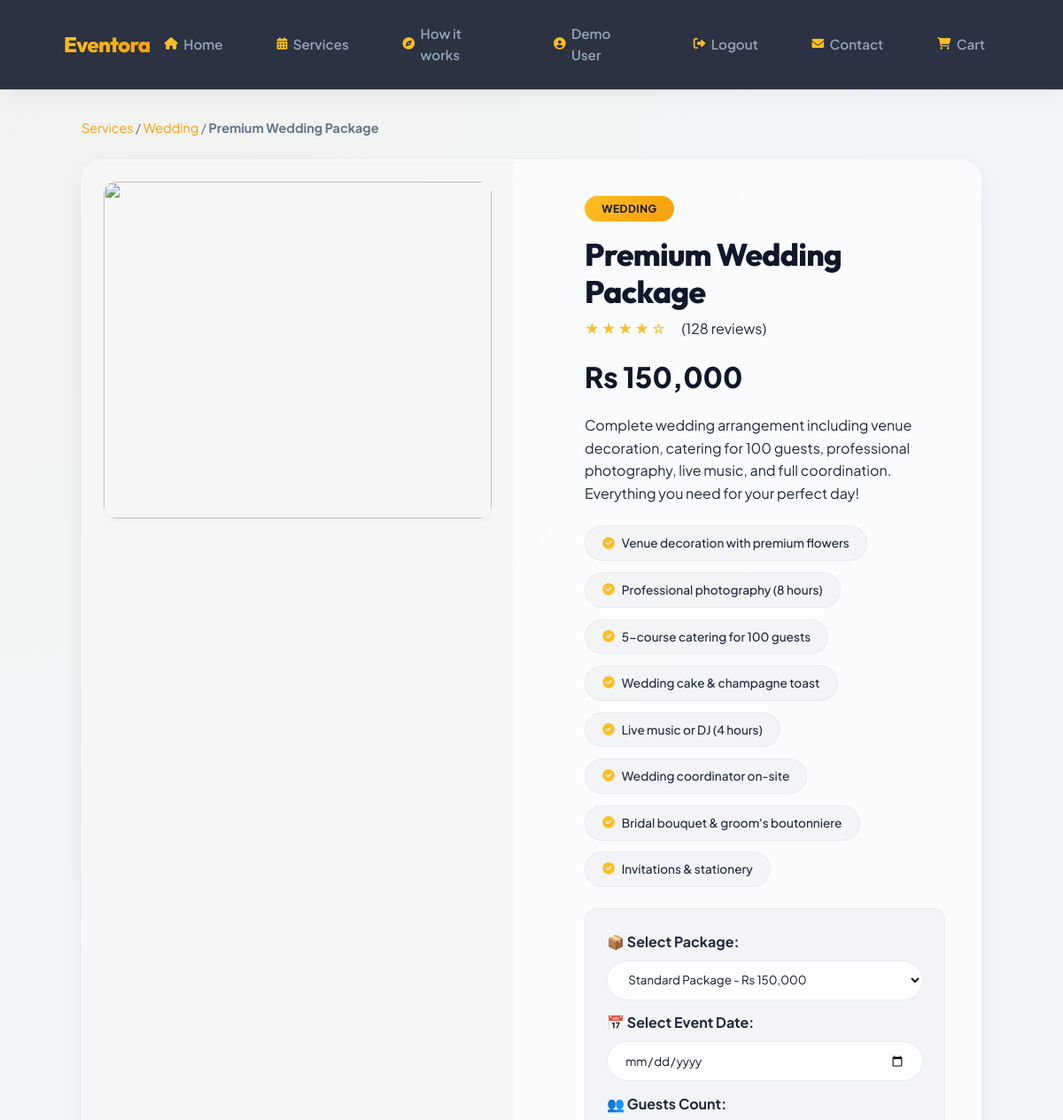
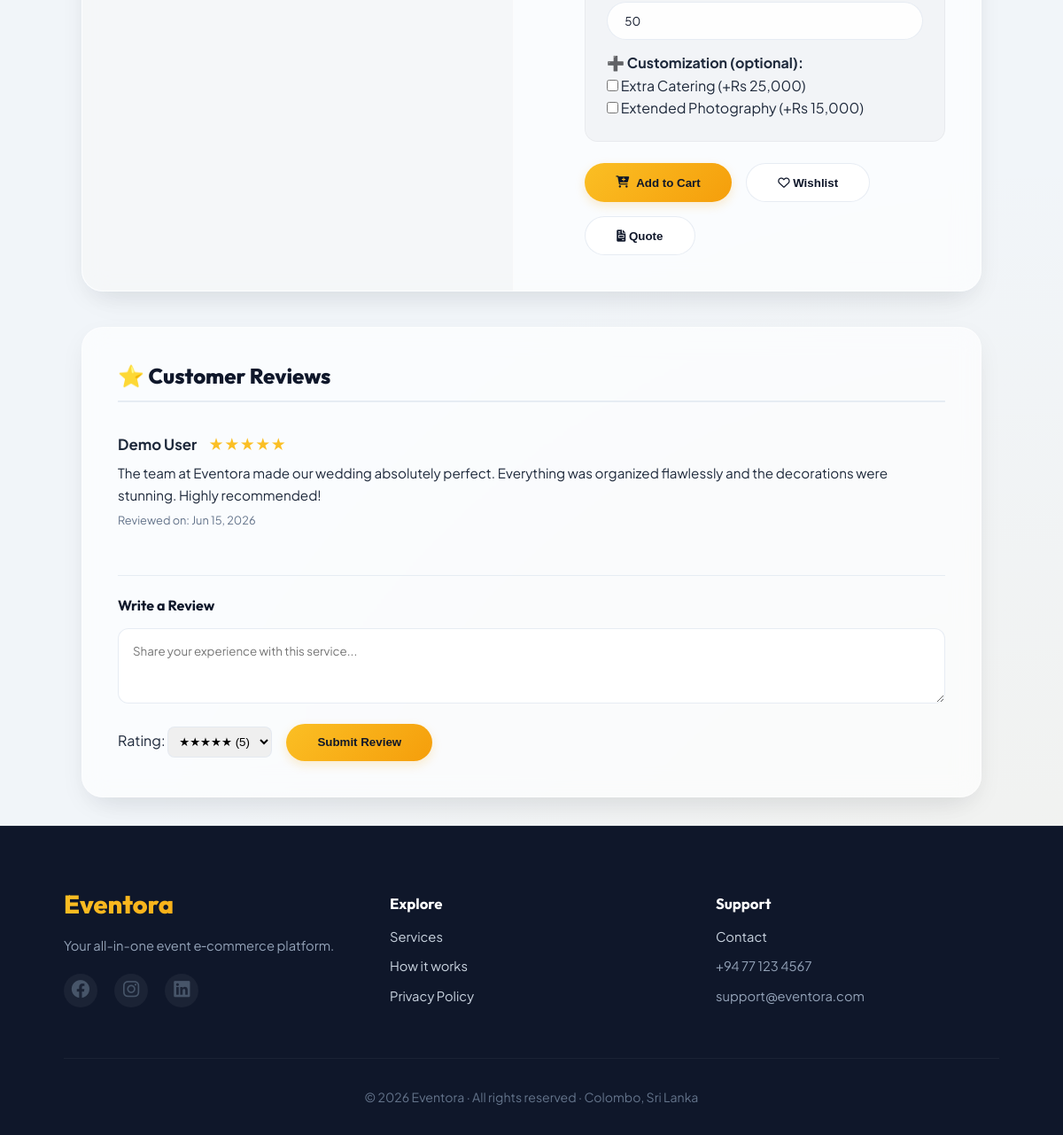
/uploads/service-details.php?id=1 (signed in), run on the app's committed database (2 pictures, top to bottom).
### tables this page shows
CREATE TABLE IF NOT EXISTS services (
    id INT AUTO_INCREMENT PRIMARY KEY,
    vendor_id INT,
    name VARCHAR(200) NOT NULL,
    category ENUM('wedding', 'birthday', 'corporate', 'photography', 'catering', 'entertainment', 'venue', 'decoration', 'other') DEFAULT 'other',
    subcategory VARCHAR(100) DEFAULT NULL,
    price DECIMAL(12,2) NOT NULL,
    discount_price DECIMAL(12,2) DEFAULT NULL,
    min_guests INT DEFAULT 1,
    max_guests INT DEFAULT 500,
    duration_hours INT DEFAULT 4,
    description TEXT,
    short_description VARCHAR(500),
    features TEXT,
    image_url VARCHAR(500),
    gallery_images TEXT,
    rating DECIMAL(3,2) DEFAULT 0,
    total_reviews INT DEFAULT 0,
    popularity_score INT DEFAULT 0,
    is_featured BOOLEAN DEFAULT FALSE,
    is_active BOOLEAN DEFAULT TRUE,
    created_at TIMESTAMP DEFAULT CURRENT_TIMESTAMP,
    updated_at TIMESTAMP DEFAULT CURRENT_TIMESTAMP ON UPDATE CURRENT_TIMESTAMP,
    FOREIGN KEY (vendor_id) REFERENCES users(id) ON DELETE SET NULL,
    INDEX idx_category (category),
    INDEX idx_price (price),
    INDEX idx_rating (rating),
    INDEX idx_featured (is_featured),
    FULLTEXT INDEX idx_search (name, description)
);

CREATE TABLE IF NOT EXISTS reviews (
    id INT AUTO_INCREMENT PRIMARY KEY,
    user_id INT NOT NULL,
    service_id INT NOT NULL,
    booking_id INT,
    rating INT NOT NULL CHECK (rating >= 1 AND rating <= 5),
    title VARCHAR(200),
    comment TEXT,
    images TEXT,
    is_verified_purchase BOOLEAN DEFAULT FALSE,
    status ENUM('pending', 'approved', 'rejected') DEFAULT 'pending',
    helpful_count INT DEFAULT 0,
    created_at TIMESTAMP DEFAULT CURRENT_TIMESTAMP,
    updated_at TIMESTAMP DEFAULT CURRENT_TIMESTAMP ON UPDATE CURRENT_TIMESTAMP,
    FOREIGN KEY (user_id) REFERENCES users(id) ON DELETE CASCADE,
    FOREIGN KEY (service_id) REFERENCES services(id) ON DELETE CASCADE,
    FOREIGN KEY (booking_id) REFERENCES bookings(id) ON DELETE SET NULL,
    INDEX idx_service (service_id),
    INDEX idx_user (user_id),
    INDEX idx_rating (rating),
    INDEX idx_status (status)
);

CREATE TABLE IF NOT EXISTS users (
    id INT AUTO_INCREMENT PRIMARY KEY,
    name VARCHAR(100) NOT NULL,
    email VARCHAR(100) UNIQUE NOT NULL,
    password VARCHAR(255) NOT NULL,
    phone VARCHAR(20) DEFAULT NULL,
    address TEXT DEFAULT NULL,
    city VARCHAR(100) DEFAULT NULL,
    profile_image VARCHAR(500) DEFAULT NULL,
    role ENUM('user', 'admin', 'vendor') DEFAULT 'user',
    status ENUM('active', 'inactive', 'banned') DEFAULT 'active',
    email_verified BOOLEAN DEFAULT FALSE,
    verification_token VARCHAR(255) DEFAULT NULL,
    reset_token VARCHAR(255) DEFAULT NULL,
    reset_expires DATETIME DEFAULT NULL,
    last_login DATETIME DEFAULT NULL,
    created_at TIMESTAMP DEFAULT CURRENT_TIMESTAMP,
    updated_at TIMESTAMP DEFAULT CURRENT_TIMESTAMP ON UPDATE CURRENT_TIMESTAMP,
    INDEX idx_email (email),
    INDEX idx_role (role),
    INDEX idx_status (status)
);

### uploads/service-details.php (the view, shortened to what this page needs)
<?php
require_once '../backend/config.php';
$serviceId = intval($_GET['id'] ?? 0);
$stmt = $pdo->prepare("SELECT * FROM services WHERE id = ? AND is_active = 1");
$stmt->execute([$serviceId]);
$service = $stmt->fetch();
$features = json_decode($service['features'] ?? '[]', true);
$stmt = $pdo->prepare("SELECT r.*, u.name AS user_name FROM reviews r JOIN users u ON r.user_id = u.id WHERE r.service_id = ? AND r.status = 'approved' ORDER BY r.id DESC");
$stmt->execute([$serviceId]);
$reviews = $stmt->fetchAll();
?>
<!DOCTYPE html>
<html lang="en">
<head>
    <link rel="stylesheet" href="https://cdnjs.cloudflare.com/ajax/libs/font-awesome/6.0.0-beta3/css/all.min.css">
    <link rel="stylesheet" href="../css/style.css">
</head>
<body>
    <?php include 'header.php'; ?>
    <main class="main-content">
        <div class="breadcrumb">
            <a href="services.php">Services</a> /
            <a href="services.php?category=<?php echo $service['category']; ?>"><?php echo ucfirst($service['category']); ?></a> /
            <strong><?php echo htmlspecialchars($service['name']); ?></strong>
        </div>
        <div class="detail-grid">
            <div class="gallery-section">
                <img id="mainImage" class="main-image" src="<?php echo htmlspecialchars($service['image_url'] ?: 'https://images.unsplash.com/photo-1519741497674-611481863552?w=600'); ?>">
            </div>
            <div class="info-section">
                <span class="service-category"><?php echo htmlspecialchars($service['category']); ?></span>
                <h1 class="service-title"><?php echo htmlspecialchars($service['name']); ?></h1>
                <div class="rating-row">
                    <div class="stars"><?php echo str_repeat('★', floor($service['rating'])) . str_repeat('☆', 5 - floor($service['rating'])); ?></div>
                    <span>(<?php echo $service['total_reviews']; ?> reviews)</span>
                </div>
                <div class="price-tag" id="priceDisplay">Rs <?php echo number_format($service['price'], 0); ?></div>
                <p><?php echo htmlspecialchars($service['description']); ?></p>
                <div class="feature-list" style="margin-top: 1.5rem;">
                    <?php foreach ($features as $f): ?>
                        <span class="feature-item"><i class="fas fa-check-circle" style="color:var(--accent-gold)"></i> <?php echo htmlspecialchars($f); ?></span>
                    <?php endforeach; ?>
                </div>
                <div class="package-options">
                    <label><strong>📦 Select Package:</strong></label>
                    <select id="packageSelect" class="package-select" onchange="updatePrice()">
                        <option value="standard" data-price="<?php echo $service['price']; ?>">Standard Package - Rs <?php echo number_format($service['price'], 0); ?></option>
                    </select>
                    <label style="margin-top:0.8rem; display:block;"><strong>📅 Select Event Date:</strong></label>
                    <input type="date" id="eventDate" style="width: 100%; padding: 0.6rem; border-radius: 30px; border: 1px solid var(--border-light); margin-top: 0.5rem;" required>
                    <label style="margin-top:0.8rem; display:block;"><strong>👥 Guests Count:</strong></label>
                    <input type="number" id="guestsCount" style="width: 100%; padding: 0.6rem; border-radius: 30px; border: 1px solid var(--border-light); margin-top: 0.5rem;" value="<?php echo $service['min_guests']; ?>" min="<?php echo $service['min_guests']; ?>" max="<?php echo $service['max_guests']; ?>">
                    <label style="margin-top:0.8rem; display:block;"><strong>➕ Customization (optional):</strong></label>
                    <div><label><input type="checkbox" id="customCatering" onchange="updatePrice()"> Extra Catering (+Rs 25,000)</label></div>
                    <div><label><input type="checkbox" id="customPhotography" onchange="updatePrice()"> Extended Photography (+Rs 15,000)</label></div>
                </div>
                <div class="action-buttons">
                    <button class="btn-cart" onclick="handleAddToCart()"><i class="fas fa-cart-plus"></i> Add to Cart</button>
                    <button class="btn-outline" onclick="toggleWishlist()"><i class="far fa-heart"></i> Wishlist</button>
                    <button class="btn-outline" onclick="requestQuote()"><i class="fas fa-file-invoice"></i> Quote</button>
                </div>
            </div>
        </div>
        <div class="detail-tabs">
            <h3>⭐ Customer Reviews</h3>
            <div id="reviewsList" style="margin-top: 1rem;">
                <?php if (count($reviews) > 0): ?>
                    <?php foreach ($reviews as $r): ?>
                        <div class="review-item">
                            <div class="review-user">
                                <?php echo htmlspecialchars($r['user_name']); ?>
                                <span style="color: var(--accent-gold); margin-left: 10px;"><?php echo str_repeat('★', $r['rating']); ?></span>
                            </div>
                            <div class="review-comment"><?php echo htmlspecialchars($r['comment']); ?></div>
                            <div class="review-date">Reviewed on: <?php echo date('M d, Y', strtotime($r['created_at'])); ?></div>
                        </div>
                    <?php endforeach; ?>
                <?php else: ?>
                    <p style="color: var(--text-muted);">No reviews yet. Be the first to review!</p>
                <?php endif; ?>
            </div>
            <?php if ($isLoggedIn): ?>
                <div style="margin-top: 2rem; border-top: 1px solid var(--border-light); padding-top: 1.5rem;">
                    <h4>Write a Review</h4>
                    <textarea id="newReviewComment" placeholder="Share your experience with this service..." rows="3" style="width:100%; margin:1rem 0; padding:1rem; border-radius:12px; border: 1px solid var(--border-light); font-family: inherit;"></textarea>
                    <div style="display: flex; gap: 1rem; align-items: center; flex-wrap: wrap;">
                        <div>
                            <label>Rating: </label>
                            <select id="newReviewRating" style="padding: 0.5rem; border-radius: 8px; border: 1px solid var(--border-light);">
                                <option value="5">★★★★★ (5)</option>
                            </select>
                        </div>
                        <button class="btn-primary" onclick="submitReview()">Submit Review</button>
                    </div>
                </div>
            <?php else: ?>
                <p style="margin-top: 2rem; color: var(--text-muted); font-style: italic;">
                    Please <a href="login.php" style="color: var(--accent-amber);">login</a> to write a review.
                </p>
            <?php endif; ?>
        </div>
    </main>
    <?php include 'footer.php'; ?>
</body>
</html>

### css/style.css (style rules this page uses)
* { margin: 0; padding: 0; box-sizing: border-box; }
:root { --primary-dark: #0f172a; --primary-light: #1e293b; --accent-gold: #fbbf24; --accent-amber: #f59e0b; --text-light: #f8fafc; --text-dark: #1e293b; --text-muted: #64748b; --bg-light: #f1f5f9; --bg-card: rgba(255, 255, 255, 0.72); --border-light: rgba(226, 232, 240, 0.8); --shadow-sm: 0 4px 6px -2px rgba(15, 23, 42, 0.05); --shadow-md: 0 10px 30px -5px rgba(15, 23, 42, 0.08), 0 20px 40px -15px rgba(15, 23, 42, 0.06); --shadow-lg: 0 20px 50px -10px rgba(15, 23, 42, 0.12); --gradient-gold: linear-gradient(135deg, var(--accent-gold), var(--accent-amber)); --border-radius: 1.5rem; --border-radius-sm: 0.9rem; --glass-bg: rgba(255, 255, 255, 0.65); --glass-bg-dark: rgba(15, 23, 42, 0.04); --glass-border: rgba(255, 255, 255, 0.5); --glass-shadow: 0 8px 32px 0 rgba(15, 23, 42, 0.06); --backdrop-blur: blur(14px) saturate(140%); }
body { font-family: 'Plus Jakarta Sans', -apple-system, BlinkMacSystemFont, 'Segoe UI', Roboto, sans-serif; background: radial-gradient(circle at 0% 0%, rgba(251, 191, 36, 0.05) 0%, transparent 40%), radial-gradient(circle at 100% 100%, rgba(245, 158, 11, 0.05) 0%, transparent 40%), #f1f5f9; background-attachment: fixed; color: var(--text-dark); line-height: 1.6; min-height: 100vh; display: flex; flex-direction: column; }
h1, h2, h3, h4, h5, h6 { font-family: 'Outfit', sans-serif; font-weight: 700; line-height: 1.2; color: var(--primary-dark); }
.main-content { flex: 1; max-width: 1300px; width: 90%; margin: 3rem auto; }
.btn-outline { background: transparent; border: 2px solid var(--accent-gold); color: var(--primary-dark) !important; box-shadow: none; }

### data on the page
services: category "Wedding", name "Premium Wedding Package", category "WEDDING", rating "★★★★", rating "☆", total_reviews "128", price "150,000", description "Complete wedding arrangement including venue decoration, catering for 100 guests, professional photography, live music, and full coordination. Everything you need for your perfect day!", features "Venue decoration with premium flowers", features "Professional photography (8 hours)", features "5-course catering for 100 guests", features "Wedding cake & champagne toast", features "Live music or DJ (4 hours)", features "Wedding coordinator on-site", features "Bridal bouquet & groom's boutonniere", features "Invitations & stationery", min_guests "50"
reviews: user.name "Demo User", rating "★★★★★", comment "The team at Eventora made our wedding absolutely perfect. Everything was organized flawlessly and the decorations were stunning. Highly recommended!", created_at "Jun 15, 2026"

### other printed values
$userName "Demo User"
